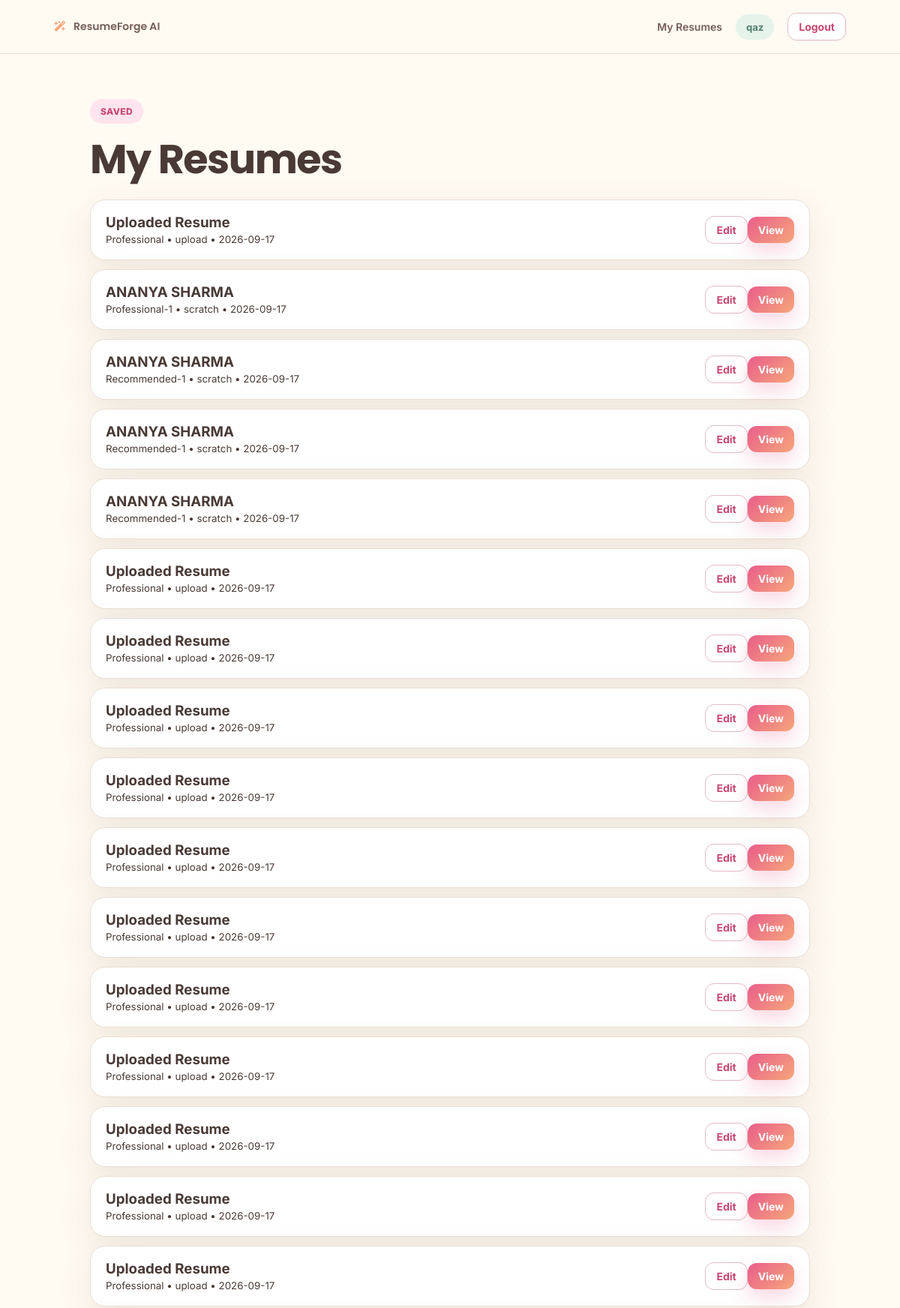
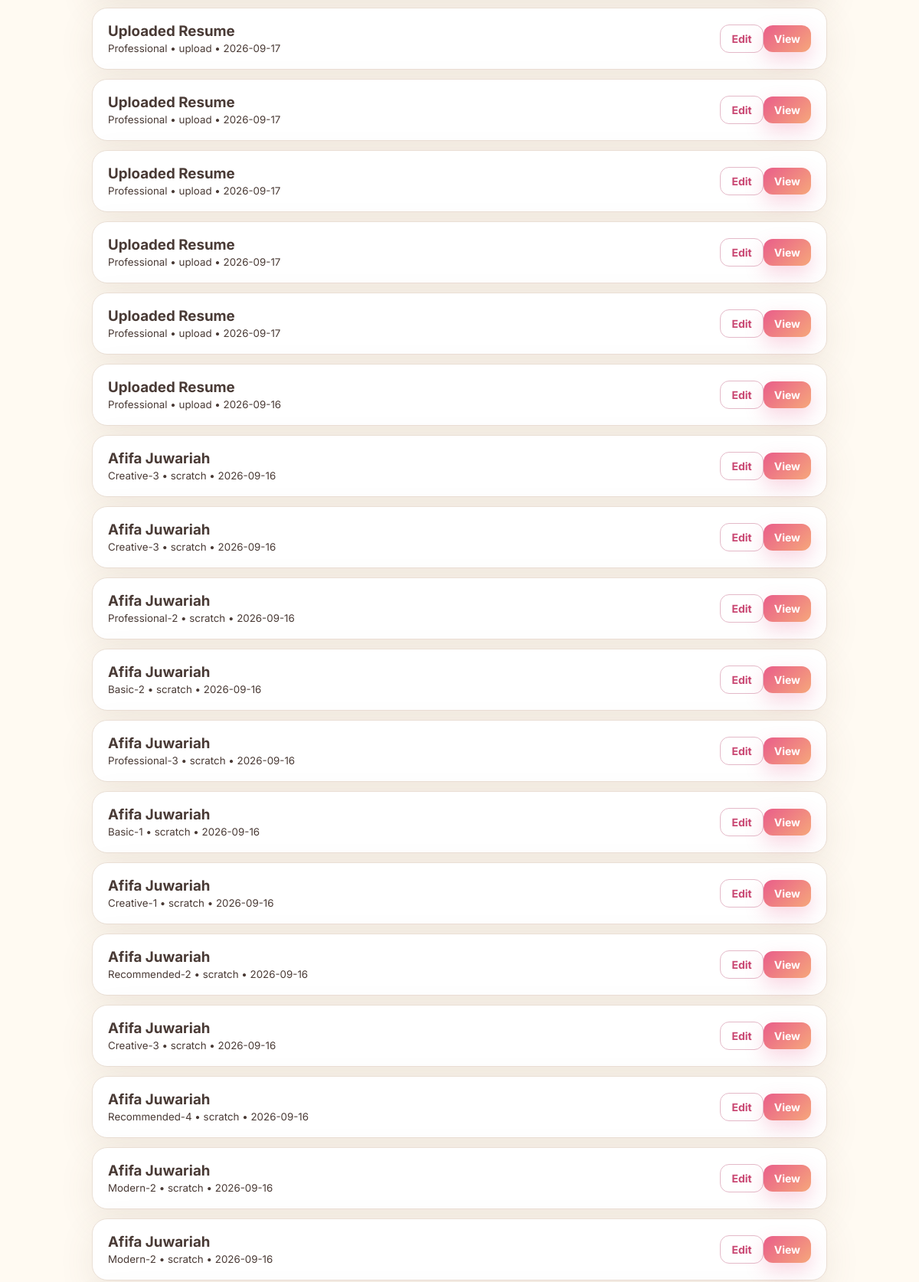
The app's page /my-resumes (signed in, upper part) with its own data (2 pictures, top to bottom).
### tables this page shows
CREATE TABLE users (
        id INTEGER PRIMARY KEY AUTOINCREMENT,
        name TEXT NOT NULL,
        email TEXT UNIQUE NOT NULL,
        password_hash TEXT NOT NULL,
        created_at TEXT NOT NULL
    );

CREATE TABLE resumes (
        id INTEGER PRIMARY KEY AUTOINCREMENT,
        user_id INTEGER NOT NULL,
        title TEXT NOT NULL,
        source TEXT NOT NULL,
        data TEXT NOT NULL,
        template TEXT NOT NULL DEFAULT 'professional',
        created_at TEXT NOT NULL,
        updated_at TEXT NOT NULL,
        FOREIGN KEY(user_id) REFERENCES users(id)
    );

### app.py (the view)
@app.route("/my-resumes")
def my_resumes():
    if not login_required(): return redirect(url_for("login"))
    conn = db(); resumes = conn.execute("SELECT * FROM resumes WHERE user_id=? ORDER BY updated_at DESC", (session["user_id"],)).fetchall(); conn.close()
    return render_template("my_resumes.html", resumes=resumes)

### app.py (called while the page is built)
def db():
    conn = sqlite3.connect(DB_PATH)
    conn.row_factory = sqlite3.Row
    return conn

def login_required():
    if "user_id" not in session:
        flash("Please sign in first.", "warning")
        return False
    return True

@app.context_processor
def inject_user():
    user = None
    if "user_id" in session:
        conn = db(); user = conn.execute("SELECT * FROM users WHERE id=?", (session["user_id"],)).fetchone(); conn.close()
    return {"current_user": user}

### templates/my_resumes.html
{% extends "base.html" %}{% block title %}My Resumes{% endblock %}{% block content %}<div class="form-page"><span class="badge">Saved</span><h1>My Resumes</h1><div class="saved-list">{% for r in resumes %}<div class="saved-card"><div><h3>{{ r['title'] }}</h3><small>{{ r['template'].title() }} • {{ r['source'] }} • {{ r['updated_at'][:10] }}</small></div><div><a class="btn small outline" href="{{ url_for('edit_resume',resume_id=r['id']) }}">Edit</a><a class="btn small primary" href="{{ url_for('resume_result',resume_id=r['id']) }}">View</a></div></div>{% else %}<p>No saved resumes yet.</p>{% endfor %}</div></div>{% endblock %}

### templates/base.html (shortened to what this page needs)
<!doctype html>
<html lang="en">
<head>
<link rel="stylesheet" href="https://cdnjs.cloudflare.com/ajax/libs/font-awesome/6.7.2/css/all.min.css">
<link rel="stylesheet" href="{{ url_for('static', filename='style.css') }}">
</head>
<body>
<nav class="nav"><a class="brand" href="{{ url_for('home') }}"><i class="fa-solid fa-wand-magic-sparkles"></i> ResumeForge AI</a><div>{% if current_user %}<a href="{{ url_for('my_resumes') }}">My Resumes</a><span class="user-pill">{{ current_user['name'] }}</span><a class="btn small outline" href="{{ url_for('logout') }}">Logout</a>{% else %}<a href="{{ url_for('login') }}">Login</a><a class="btn small primary" href="{{ url_for('signup') }}">Sign Up</a>{% endif %}</div></nav>
{% block content %}{% endblock %}
</body></html>

### static/style.css (style rules this page uses)
* { box-sizing: border-box; }
:root { --cream: #fffaf2; --cream-dark: #f8f0e4; --white: #ffffff; --pink: #e95d8a; --pink-dark: #c94772; --pink-soft: #ffe4ed; --peach: #f6a77b; --peach-soft: #fff0e5; --sage: #6fa58b; --sage-dark: #4f806a; --sage-soft: #e5f3eb; --blue: #68a9c9; --blue-dark: #4386a8; --blue-soft: #e4f3fa; --yellow: #e9b949; --yellow-soft: #fff5cf; --brown: #493a35; --brown-light: #735f57; --muted: #82736d; --border: #eadfd5; --shadow: 0 15px 45px rgba(103, 76, 57, 0.10); --shadow-hover: 0 22px 55px rgba(103, 76, 57, 0.16); }
html { scroll-behavior: smooth; }
body { margin: 0; font-family: Inter, Arial, sans-serif; background: var(--cream); color: var(--brown); }
a { text-decoration: none; color: inherit; }
.nav { height: 72px; display: flex; align-items: center; justify-content: space-between; padding: 0 6%; background: rgba(255, 250, 242, 0.96); border-bottom: 1px solid var(--border); position: sticky; top: 0; z-index: 100; backdrop-filter: blur(12px); }
.nav > div { display: flex; gap: 18px; align-items: center; }
.brand { font-family: Poppins, Arial, sans-serif; font-weight: 800; font-size: 21px; color: var(--pink-dark); }
.brand i { margin-right: 7px; color: var(--peach); }
.nav a:not(.btn) { font-size: 14px; font-weight: 600; color: var(--brown-light); transition: color .2s ease; }
.user-pill { background: var(--sage-soft); color: var(--sage-dark); padding: 9px 14px; border-radius: 999px; font-size: 13px; font-weight: 700; }
.btn { display: inline-flex; align-items: center; justify-content: center; gap: 8px; border: 0; border-radius: 12px; padding: 13px 20px; font-weight: 700; cursor: pointer; font-size: 14px; transition: transform .2s ease, box-shadow .2s ease, background .2s ease; }
.btn.primary { background: linear-gradient(135deg, var(--pink), var(--peach)); color: #ffffff; box-shadow: 0 10px 25px rgba(233, 93, 138, 0.25); }
.btn.outline { background: var(--white); border: 1px solid #e4b9c8; color: var(--pink-dark); }
.btn.small { padding: 9px 14px; }
.badge { display: inline-flex; gap: 8px; align-items: center; background: var(--pink-soft); color: var(--pink-dark); padding: 9px 14px; border-radius: 999px; font-size: 12px; font-weight: 800; text-transform: uppercase; letter-spacing: .4px; }
.hero h1, .center-page h1, .form-page h1, .result-page h1 { font-family: Poppins, Arial, sans-serif; font-size: 54px; line-height: 1.08; margin: 18px 0; color: var(--brown); letter-spacing: -1.5px; }
.auth-wrap, .center-page, .form-page, .result-page { max-width: 1000px; margin: 60px auto; padding: 0 20px; }
.auth-card, .builder-card, .upload-box, .choice-card, .saved-card { background: var(--white); border: 1px solid var(--border); border-radius: 20px; box-shadow: var(--shadow); }
.saved-list { display: grid; gap: 12px; margin-top: 25px; }
.saved-card { padding: 18px 20px; display: flex; justify-content: space-between; align-items: center; }
.saved-card h3 { margin: 0; color: var(--brown); }

### records on screen
users: name "qaz"
resumes: title "Uploaded Resume", template "Professional", source "upload", updated_at "2026-09-17"
resumes: title "ANANYA SHARMA", template "Professional-1", source "scratch", updated_at "2026-09-17"
resumes: title "ANANYA SHARMA", template "Recommended-1", source "scratch", updated_at "2026-09-17"
resumes: title "ANANYA SHARMA", template "Recommended-1", source "scratch", updated_at "2026-09-17"
resumes: title "ANANYA SHARMA", template "Recommended-1", source "scratch", updated_at "2026-09-17"
resumes: title "Uploaded Resume", template "Professional", source "upload", updated_at "2026-09-17"
resumes: title "Uploaded Resume", template "Professional", source "upload", updated_at "2026-09-17"
resumes: title "Uploaded Resume", template "Professional", source "upload", updated_at "2026-09-17"
resumes: title "Uploaded Resume", template "Professional", source "upload", updated_at "2026-09-17"
resumes: title "Uploaded Resume", template "Professional", source "upload", updated_at "2026-09-17"
resumes: title "Uploaded Resume", template "Professional", source "upload", updated_at "2026-09-17"
resumes: title "Uploaded Resume", template "Professional", source "upload", updated_at "2026-09-17"
resumes: title "Uploaded Resume", template "Professional", source "upload", updated_at "2026-09-17"
resumes: title "Uploaded Resume", template "Professional", source "upload", updated_at "2026-09-17"
resumes: title "Uploaded Resume", template "Professional", source "upload", updated_at "2026-09-17"
resumes: title "Uploaded Resume", template "Professional", source "upload", updated_at "2026-09-17"
resumes: title "Uploaded Resume", template "Professional", source "upload", updated_at "2026-09-17"
resumes: title "Uploaded Resume", template "Professional", source "upload", updated_at "2026-09-17"
resumes: title "Uploaded Resume", template "Professional", source "upload", updated_at "2026-09-17"
resumes: title "Uploaded Resume", template "Professional", source "upload", updated_at "2026-09-17"
resumes: title "Uploaded Resume", template "Professional", source "upload", updated_at "2026-09-17"
resumes: title "Uploaded Resume", template "Professional", source "upload", updated_at "2026-09-16"
resumes: title "Afifa Juwariah", template "Creative-3", source "scratch", updated_at "2026-09-16"
resumes: title "Afifa Juwariah", template "Creative-3", source "scratch", updated_at "2026-09-16"
resumes: title "Afifa Juwariah", template "Professional-2", source "scratch", updated_at "2026-09-16"
resumes: title "Afifa Juwariah", template "Basic-2", source "scratch", updated_at "2026-09-16"
resumes: title "Afifa Juwariah", template "Professional-3", source "scratch", updated_at "2026-09-16"
resumes: title "Afifa Juwariah", template "Basic-1", source "scratch", updated_at "2026-09-16"
resumes: title "Afifa Juwariah", template "Creative-1", source "scratch", updated_at "2026-09-16"
resumes: title "Afifa Juwariah", template "Recommended-2", source "scratch", updated_at "2026-09-16"
resumes: title "Afifa Juwariah", template "Creative-3", source "scratch", updated_at "2026-09-16"
resumes: title "Afifa Juwariah", template "Recommended-4", source "scratch", updated_at "2026-09-16"
resumes: title "Afifa Juwariah", template "Modern-2", source "scratch", updated_at "2026-09-16"
resumes: title "Afifa Juwariah", template "Modern-2", source "scratch", updated_at "2026-09-16"
